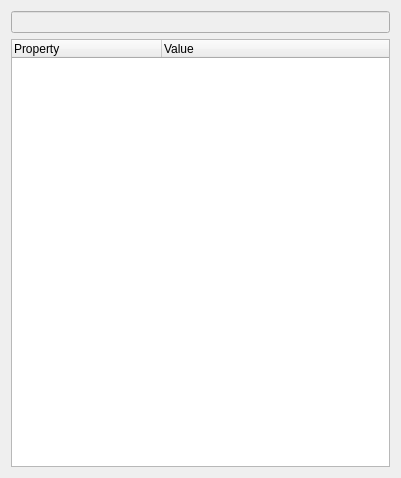
<?xml version="1.0" encoding="UTF-8"?>
<ui version="4.0">
 <class>Properties</class>
 <widget class="QDialog" name="Properties">
  <property name="geometry">
   <rect>
    <x>0</x>
    <y>0</y>
    <width>401</width>
    <height>478</height>
   </rect>
  </property>
  <property name="windowTitle">
   <string>Properties Dialog</string>
  </property>
  <layout class="QVBoxLayout" name="verticalLayout">
   <item>
    <widget class="QLineEdit" name="lineEdit">
     <property name="enabled">
      <bool>false</bool>
     </property>
    </widget>
   </item>
   <item>
    <widget class="QTreeWidget" name="propertyView">
     <property name="columnCount">
      <number>2</number>
     </property>
     <attribute name="headerMinimumSectionSize">
      <number>25</number>
     </attribute>
     <attribute name="headerDefaultSectionSize">
      <number>150</number>
     </attribute>
     <column>
      <property name="text">
       <string notr="true">Property</string>
      </property>
     </column>
     <column>
      <property name="text">
       <string notr="true">Value</string>
      </property>
     </column>
    </widget>
   </item>
  </layout>
 </widget>
 <resources/>
 <connections/>
</ui>
